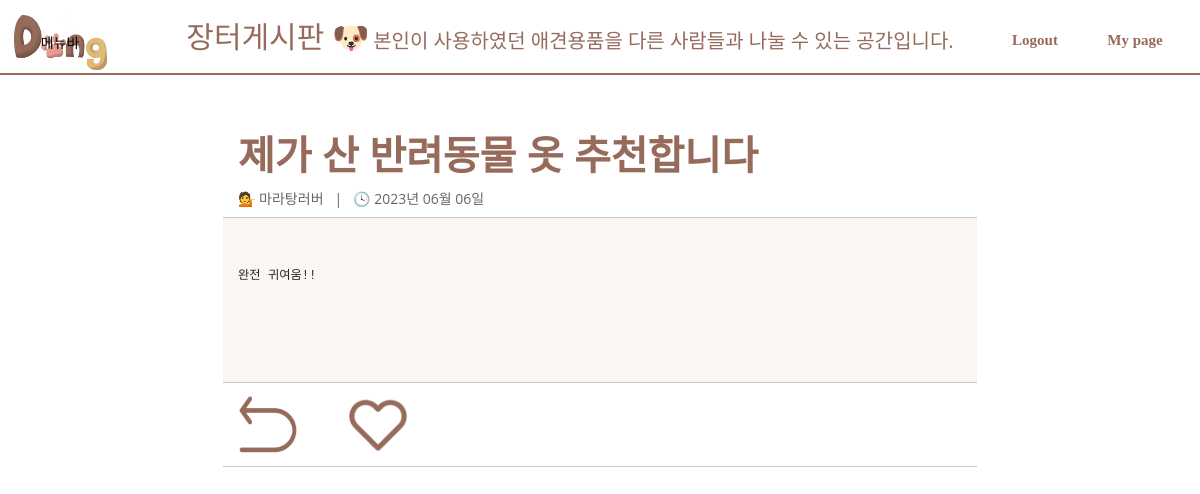
The page /boardlist/marketboard/market_post/6/ (signed in) on the database its author committed.
### marketboard/models.py (models this page shows, shortened)
class MarketPost(models.Model):
    title = models.CharField(max_length=200) #게시글 제목
    content = models.TextField() #게시글 내용
    created_at = models.DateTimeField(auto_now_add=True) #게시일자
    updated_at = models.DateTimeField(auto_now=True) #수정일자
    author = models.CharField(max_length=50, null=True, default='')  # 게시글 작성자
    image = models.ImageField(upload_to='images/', blank=True, null=True) #이미지를 추가
    liked_num = models.IntegerField(default='0')
    class Meta:
        app_label = 'marketboard'

### marketboard/views.py (the view)
# urls.py: path('market_post/<int:pk>/', views.market_post_detail, name='market_post_detail'),
def market_post_detail(request, pk):
    post = get_object_or_404(MarketPost, pk=pk)
    context = {}
    loginCheck = request.session.get('loginCheck', '')
    if loginCheck == '':
        context['loginCheck'] = False
        context['user'] = None
    else:
        context['loginCheck'] = True
        email = request.session['email']
        user = User.objects.filter(email=email).first()
        context['user'] = user
    context['post'] = post
    context['is_Recommended'] = False
    if Recommended_MarketPost.objects.filter(user=user, post=post).exists():
        context['is_Recommended'] = True
    return render(request, 'marketboard/market_post_detail.html', context)

### templates/marketboard/market_post_detail.html (shortened to what this page needs)
{% extends 'marketboard/market_base.html' %}
{% block content %}
    {% load static %}
    <link rel="stylesheet" href="{% static 'css/marketboard/market_board_detail_Style.css' %}">
    <link rel="stylesheet" href="{% static 'css/marketboard/market_board_list_Style.css' %}">
    <link rel="stylesheet" href="https://cdnjs.cloudflare.com/ajax/libs/font-awesome/6.4.0/css/all.min.css"
/>
    <br><br><br>
    <table>
        <tr style="font-size:12px">
            <td>
                <h1 style="font-weight: bold;color: #976B5B;">{{ post.title }}</h1> 💁 {{ post.author }} &nbsp; | &nbsp; 🕓 {{ post.created_at|date:"Y년 m월 d일" }}
            </td>
        </tr>
        <tr>
            <td><br><p><pre>{{ post.content }}</pre></p><br><br><br></td>
        </tr>
        <tr>
            <td>
                <button class="back_btn" onclick="back()"></button>
                <button class="button_like" onclick="push_like()">
                    {% if is_Recommended == True %}
                        <div class="liked_emoticon"></div>
                    {% elif is_Recommended == False %}
                        <div class="like_emoticon"></div>
                    {% else %}
                        <div class="like_emoticon"></div>
                    {% endif %}
                </button>
            </td>
        </tr>
    </table>
{% endblock %}

### static/css/marketboard/market_board_base_Style.css (style rules this page uses)
body { font: 14px/24px "Open Sans", "HelveticaNeue-Light", "Helvetica Neue Light", "Helvetica Neue", Helvetica, Arial, "Lucida Grande", Sans-Serif; }
div { color: #666; }

### static/css/marketboard/market_board_detail_Style.css (style rules this page uses)
body { padding: 20px; color: #666; font: 14px/24px "Open Sans", "HelveticaNeue-Light", "Helvetica Neue Light", "Helvetica Neue", Helvetica, Arial, "Lucida Grande", Sans-Serif; }
table { border-collapse: collapse; border-spacing: 0; margin: auto; width: 95%; }
td { border-top: none; border-bottom: 1px solid #c6c9cc; }
tr:last-child td:first-child { border-bottom-left-radius: 6px; }
tr:last-child td:last-child { border-bottom-right-radius: 6px; }
.button_like { background-color: white; width: 60px; height: 60px; margin-top: 5px; margin-left: 40px; margin-right: 40px; border: none; cursor: pointer; outline: none; }
.like_emoticon { background-image: url('/static/image/Boards/heart_icon.png'); background-size: contain; width: 60px; height: 60px; }
.back_btn { background-image: url('/static/image/Boards/arrow.png'); background-color: white; width: 60px; height: 60px; border: none; cursor: pointer; outline: none; }

### static/css/marketboard/market_board_list_Style.css (style rules this page uses)
body { text-align: center; color: #666; font: 14px/24px "Open Sans", "HelveticaNeue-Light", "Helvetica Neue Light", "Helvetica Neue", Helvetica, Arial, "Lucida Grande", Sans-Serif; }
table { border-collapse: collapse; border-spacing: 0; }
th, td { padding: 6px 15px; }
tr:nth-child(even) td { background: #fdf7f3; }
tr:last-child td:first-child { border-bottom-left-radius: 6px; }
tr:last-child td:last-child { border-bottom-right-radius: 6px; }

### templates/marketboard/market_post_detail.html (style rules this page uses)
table { width: 65%; }
td { font-size: 14px; text-align: left; }

### rows shown on the page
MarketPost: title "제가 산 반려동물 옷 추천합니다", author "마라탕러버", created_at "2023년 06월 06일", content "완전 귀여움!!"
